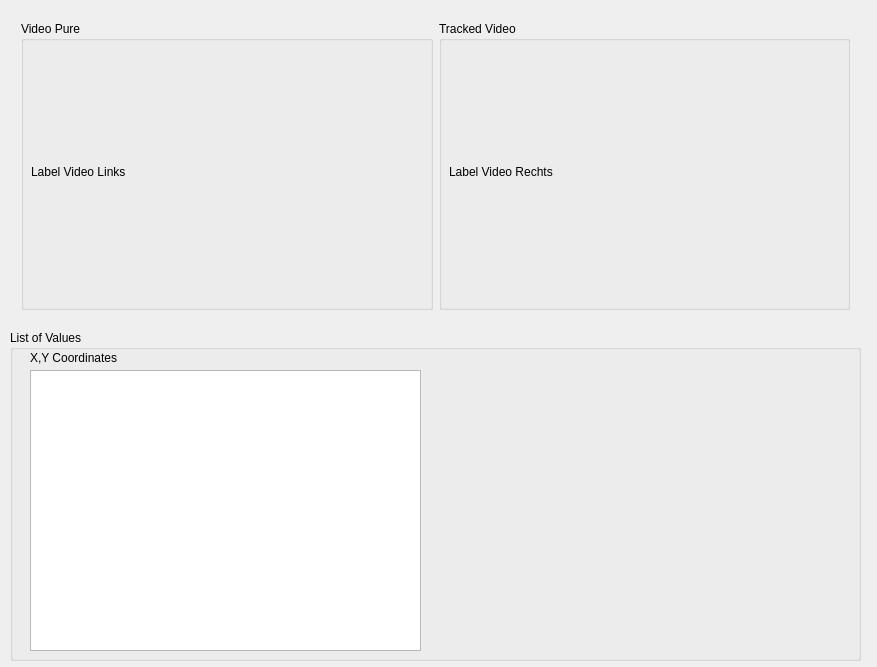
<?xml version="1.0" encoding="UTF-8"?>
<ui version="4.0">
 <class>Widget</class>
 <widget class="QWidget" name="Widget">
  <property name="geometry">
   <rect>
    <x>0</x>
    <y>0</y>
    <width>877</width>
    <height>667</height>
   </rect>
  </property>
  <property name="windowTitle">
   <string>Widget</string>
  </property>
  <widget class="QWidget" name="widget" native="true">
   <property name="geometry">
    <rect>
     <x>10</x>
     <y>10</y>
     <width>851</width>
     <height>311</height>
    </rect>
   </property>
   <layout class="QHBoxLayout" name="horizontalLayout">
    <item>
     <layout class="QGridLayout" name="gridLayout">
      <item row="2" column="0">
       <widget class="QGroupBox" name="groupBox">
        <property name="title">
         <string>Video Pure</string>
        </property>
        <widget class="QLabel" name="labelVideoLinks">
         <property name="geometry">
          <rect>
           <x>10</x>
           <y>20</y>
           <width>381</width>
           <height>261</height>
          </rect>
         </property>
         <property name="text">
          <string>Label Video Links</string>
         </property>
        </widget>
       </widget>
      </item>
      <item row="2" column="1">
       <widget class="QGroupBox" name="groupBox_2">
        <property name="title">
         <string>Tracked Video</string>
        </property>
        <widget class="QLabel" name="labelVideoRechts">
         <property name="geometry">
          <rect>
           <x>10</x>
           <y>20</y>
           <width>381</width>
           <height>261</height>
          </rect>
         </property>
         <property name="text">
          <string>Label Video Rechts</string>
         </property>
        </widget>
       </widget>
      </item>
     </layout>
    </item>
   </layout>
  </widget>
  <widget class="QGroupBox" name="groupBox_3">
   <property name="geometry">
    <rect>
     <x>10</x>
     <y>330</y>
     <width>851</width>
     <height>331</height>
    </rect>
   </property>
   <property name="title">
    <string>List of Values</string>
   </property>
   <widget class="QWidget" name="widget_2" native="true">
    <property name="geometry">
     <rect>
      <x>10</x>
      <y>20</y>
      <width>411</width>
      <height>311</height>
     </rect>
    </property>
    <widget class="QLabel" name="label_2">
     <property name="geometry">
      <rect>
       <x>10</x>
       <y>0</y>
       <width>121</width>
       <height>16</height>
      </rect>
     </property>
     <property name="text">
      <string>X,Y Coordinates</string>
     </property>
    </widget>
    <widget class="QListView" name="listView">
     <property name="geometry">
      <rect>
       <x>10</x>
       <y>20</y>
       <width>391</width>
       <height>281</height>
      </rect>
     </property>
    </widget>
   </widget>
  </widget>
 </widget>
 <layoutdefault spacing="6" margin="11"/>
 <resources/>
 <connections/>
</ui>
